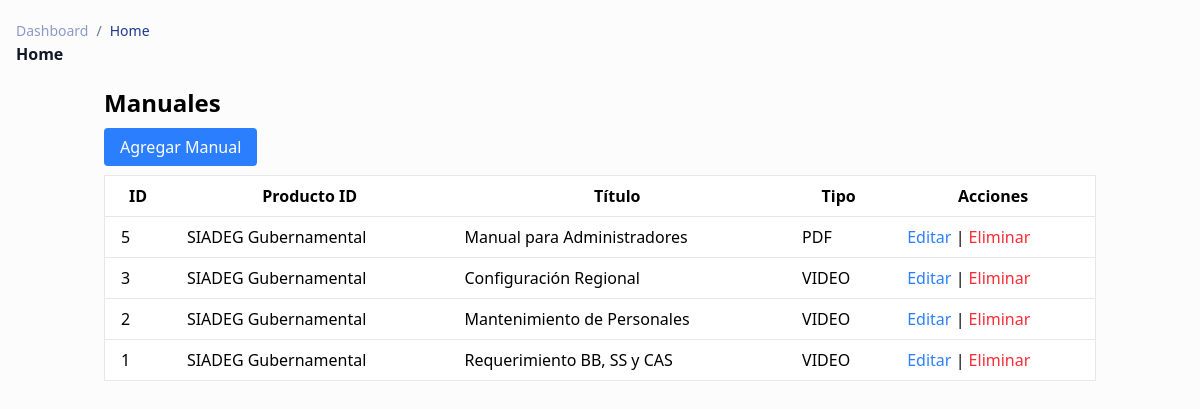
The app's page /src/admin/manuales.php (signed in) with its own data.
### tables this page shows
CREATE TABLE `manuales` (
  `id` bigint(20) UNSIGNED NOT NULL,
  `producto_id` int(11) DEFAULT NULL,
  `titulo` varchar(150) NOT NULL,
  `url_manual` text NOT NULL,
  `tipo` varchar(50) DEFAULT 'VIDEO',
  `fecha` date DEFAULT NULL
);

CREATE TABLE `productos` (
  `id` int(11) NOT NULL,
  `nombre` varchar(100) NOT NULL,
  `descripcion` text DEFAULT NULL,
  `caracteristicas` text DEFAULT NULL,
  `precio` decimal(10,2) DEFAULT NULL,
  `imagen` varchar(255) DEFAULT NULL,
  `tipo` enum('comercial','gubernamental') DEFAULT NULL,
  `creado_en` timestamp NOT NULL DEFAULT current_timestamp()
);

### src/admin/manuales.php (the view, shortened to what this page needs)
<?php
include_once __DIR__ . '/../../config/conexion.php';
$sql = "SELECT m.*, p.nombre as producto_nombre FROM manuales m
        JOIN productos p ON m.producto_id = p.id
        ORDER BY m.id DESC";
$result = mysqli_query($con, $sql);
?>
<div class="container mx-auto p-4">
    <h1 class="text-2xl font-bold mb-4">Manuales</h1>
    <div class="mb-4">
        <a href="manuales_create.php" class="bg-blue-500 text-white px-4 py-2 rounded hover:bg-blue-600">Agregar Manual</a>
    </div>
    <table class="min-w-full bg-white border border-gray-200">
        <thead>
            <tr>
                <th class="py-2 px-4 border-b border-gray-200">ID</th>
                <th class="py-2 px-4 border-b border-gray-200">Producto ID</th>
                <th class="py-2 px-4 border-b border-gray-200">Título</th>
                <th class="py-2 px-4 border-b border-gray-200">Tipo</th>
                <th class="py-2 px-4 border-b border-gray-200">Acciones</th>
            </tr>
        </thead>
        <tbody>
            <?php
            while ($row = mysqli_fetch_assoc($result)) {
                echo "<tr>";
                echo "<td class='py-2 px-4 border-b border-gray-200'>" . htmlspecialchars($row['id']) . "</td>";
                echo "<td class='py-2 px-4 border-b border-gray-200'>" . htmlspecialchars($row['producto_nombre']) . "</td>";
                echo "<td class='py-2 px-4 border-b border-gray-200'>" . htmlspecialchars($row['titulo']) . "</td>";
                echo "<td class='py-2 px-4 border-b border-gray-200'>" . htmlspecialchars($row['tipo']) . "</td>";
                echo "<td class='py-2 px-4 border-b border-gray-200'>";
                echo "<a href='manuales_update.php?id=" . $row['id'] . "' class='text-blue-500 hover:underline'>Editar</a> | ";
                echo "<a href='manuales_delete.php?id=" . $row['id'] . "' class='text-red-500 hover:underline'>Eliminar</a>";
                echo "</td>";
                echo "</tr>";
            }
            ?>
        </tbody>
    </table>
</div>
<?php
$pageContent = ob_get_clean();
require_once __DIR__ . '/../../views/layouts/app.php';

### views/layouts/app.php (shortened to what this page needs)
<!DOCTYPE html>
<html lang="es">
<head>
    <link href="../styles/global.css" rel="stylesheet" />
    <script src="../scripts/tailwindcss.js"></script>
</head>
<body class="font-sans">
    <div class="min-h-screen bg-gray-50/50">
        <div class="p-4 xl:ml-80">
            <nav
                class="block w-full max-w-full bg-transparent text-white shadow-none rounded-xl transition-all px-0 py-1">
                <div class="flex flex-col-reverse justify-between gap-6 md:flex-row md:items-center">
                    <div class="capitalize">
                        <nav aria-label="breadcrumb" class="w-max">
                            <ol
                                class="flex flex-wrap items-center w-full bg-opacity-60 rounded-md bg-transparent p-0 transition-all">
                                <li
                                    class="flex items-center text-blue-gray-900 antialiased font-sans text-sm font-normal leading-normal cursor-pointer transition-colors duration-300 hover:text-light-blue-500">
                                    <a href="#">
                                        <p
                                            class="block antialiased font-sans text-sm leading-normal text-blue-900 font-normal opacity-50 transition-all hover:text-blue-500 hover:opacity-100">
                                            dashboard</p>
                                    </a>
                                    <span
                                        class="text-gray-500 text-sm antialiased font-sans font-normal leading-normal mx-2 pointer-events-none select-none">/</span>
                                </li>
                                <li
                                    class="flex items-center text-blue-900 antialiased font-sans text-sm font-normal leading-normal cursor-pointer transition-colors duration-300 hover:text-blue-500">
                                    <p
                                        class="block antialiased font-sans text-sm leading-normal text-blue-gray-900 font-normal">
                                        home</p>
                                </li>
                            </ol>
                        </nav>
                        <h6
                            class="block antialiased tracking-normal font-sans text-base font-semibold leading-relaxed text-gray-900">
                            home</h6>
                    </div>
                </div>
            </nav>
            <div class="">
                <?= $pageContent ?? '<p>Error cargando contenido.</p>' ?>
            </div>
            <div class="flex flex-col min-h-screen">
                <body class="font-sans">
                    <div class="flex flex-col min-h-screen">
                    </div>
            </div>
</body>
</body>
</html>

### records on screen
manuales: id "5", producto.nombre "SIADEG Gubernamental", titulo "Manual para Administradores", tipo "PDF"
manuales: id "3", producto.nombre "SIADEG Gubernamental", titulo "Configuración Regional", tipo "VIDEO"
manuales: id "2", producto.nombre "SIADEG Gubernamental", titulo "Mantenimiento de Personales", tipo "VIDEO"
manuales: id "1", producto.nombre "SIADEG Gubernamental", titulo "Requerimiento BB, SS y CAS", tipo "VIDEO"
